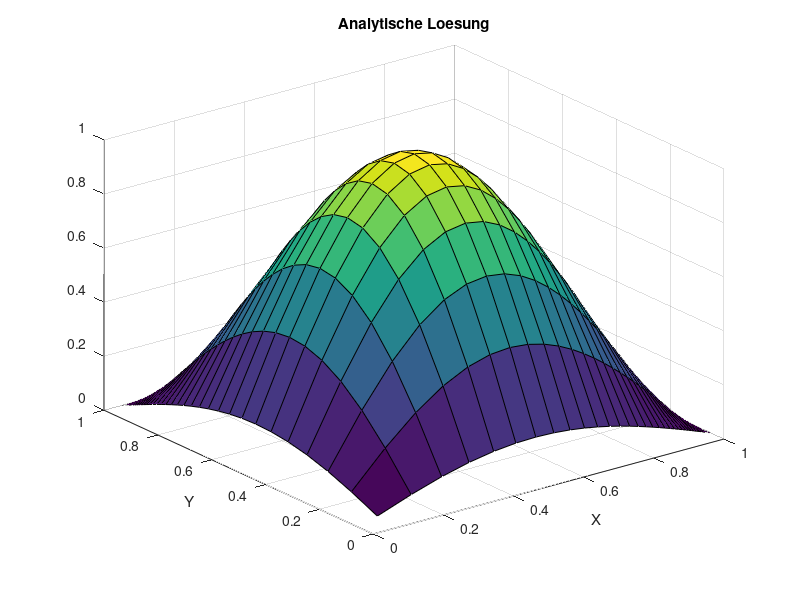
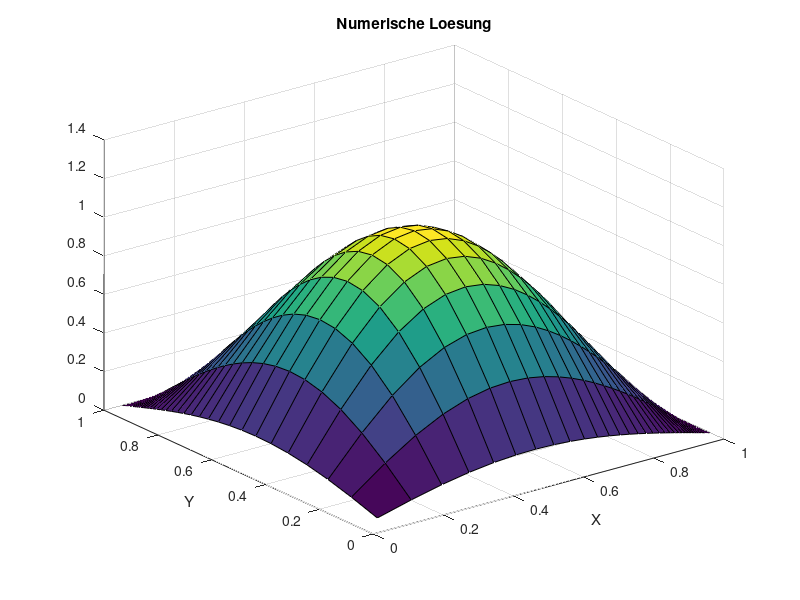
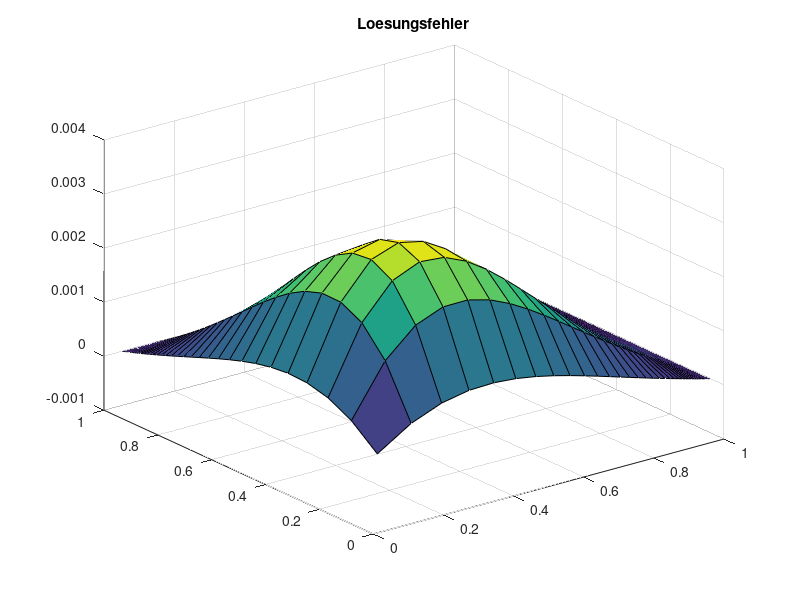
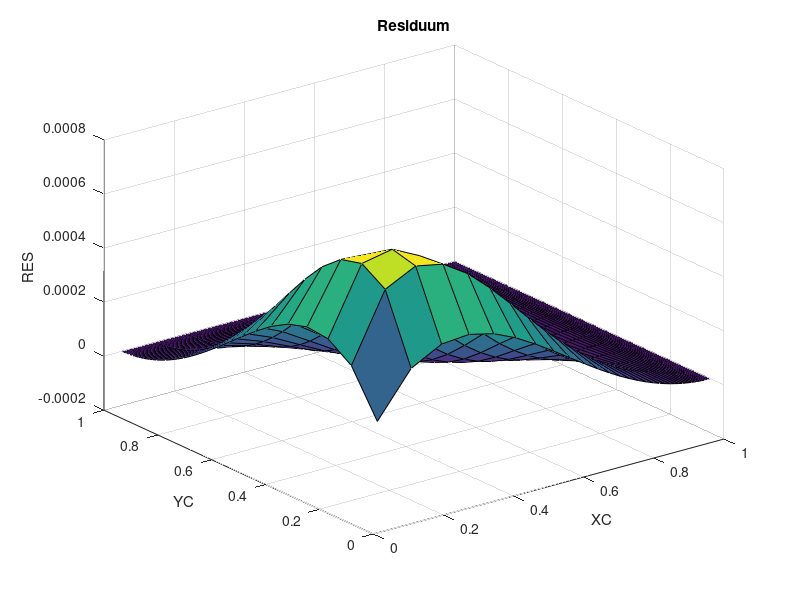

The MATLAB script that drew these images, in order:
clc
clear all
close all
SOL=@(x,y) sin(pi*x)*sin(pi*y);
MSOL=@(x,y) -2*pi^2*sin(pi*x)*sin(pi*y) + pi*cos(pi*x)*sin(pi*y) + pi*sin(pi*x)*cos(pi*y);
%SOL=@(x,y) sin(pi/2*x)*cos(pi/2*y);
%MSOL=@(x,y) -pi*sin(pi*x/2)*sin(pi*y/2)/2-pi^2*sin(pi*x/2)*cos(pi*y/2)/2+pi*cos(pi*x/2)*cos(pi*y/2)/2;
DIF=1.0;
KONV=1.0;
XMIN=0.0;
XMAX=1.0;
YMIN=0.0;
YMAX=1.0;
ALPHAX=0.9;
ALPHAY=0.9;
N=40; % KV's in einer Koordinatenrichtung, macht N^2 KV gesamt
NN=N*N;


X = zeros(1,N+1);
for I=1:N+1
  X(I) = XMIN + (ALPHAX^(I-1)-1)/(ALPHAX^N-1)*(XMAX-XMIN);
end
Y = zeros(1,N+1);
for I=1:N+1
  Y(I) = YMIN + (ALPHAY^(I-1)-1)/(ALPHAY^N-1)*(YMAX-YMIN);
end

NDIVS = 3;
% N halbieren
%for j=1:NDIVS
%idx =1;
%X2=0;
%for i=1:length(X)+1
  %if mod(i, 2)==1
    %X2(idx)=X(i);
    %idx=idx+1;
  %end
%end
%X=X2;
%N=length(X)-1;
%end

%for j=1:NDIVS
%idx =1;
%Y2=0;
%for i=1:length(Y)+1
  %if mod(i, 2)==1
    %Y2(idx)=Y(i);
    %idx=idx+1;
  %end
%end
%Y=Y2;
%N=length(Y)-1;
%end
%NN=N*N;

XC = (X(1:N)+X(2:N+1))/2;
YC = (Y(1:N)+Y(2:N+1))/2;
XCR = [XMIN, XC, XMAX];
YCR = [YMIN, YC, YMAX];

%%% ANALYTISCHE LÖSUNG
TA = zeros(N, N);
for I=1:N
  for J=1:N
    TA(I, J)=SOL(XC(I), YC(J));
  end
end

figure(1)
surf(XC, YC, TA');
title('Analytische Loesung')
xlabel('X')
ylabel('Y')

%%% FVM Lösung

% Randbedingungen
for I=1:N RBS(I)=SOL(XC(I), 0); end
for I=1:N RBN(I)=SOL(XC(I), 1); end
for I=1:N RBE(I)=SOL(1, YC(I)); end
for I=1:N RBW(I)=SOL(0, YC(I)); end

% Koeffizienten speichern
AP = zeros(N);
AE = zeros(N);
AN = zeros(N);
AW = zeros(N);
AS = zeros(N);

for I=1:N
  for J=1:N
    DX = X(I+1)-X(I);
    DY = Y(J+1)-Y(J);

    DXE = XCR(I+2)-XCR(I+1);
    DXW = XCR(I+1)-XCR(I);

    DYN = YCR(J+2)-YCR(J+1);
    DYS = YCR(J+1)-YCR(J);

    AE(I,J) = DIF*DY/DXE;
    AW(I,J) = DIF*DY/DXW;
    AN(I,J) = DIF*DX/DYN;
    AS(I,J) = DIF*DX/DYS;

    AP(I,J) = -AE(I,J)-AN(I,J)-AW(I,J)-AS(I,J);

    DCDSE = (X(I+1)-XCR(I+1))/DXE;
    DCDSW = (XCR(I+1)-X(I))/DXW;
    DCDSN = (Y(J+1)-YCR(J+1))/DYN;
    DCDSS = (YCR(J+1)-Y(J))/DYS;

    AEK(I,J) = KONV * DCDSE * DY;
    AWK(I,J) =-KONV * DCDSW * DY;
    ANK(I,J) = KONV * DCDSN * DX;
    ASK(I,J) =-KONV * DCDSS * DX;

    APK(I,J) = KONV*((1-DCDSE)-(1-DCDSW))*DY+KONV*((1-DCDSN)-(1-DCDSS))*DX;

    AK(I,J) = KONV;
  end
end

% Gesamtgleichungssystem aufstellen
A = zeros(NN);
b = zeros(NN, 1);

for J=1:N
  for I=1:N
    IDX = (J-1)*N + I;

    DX = X(I+1)-X(I);
    DY = Y(J+1)-Y(J);
    b(IDX) = MSOL(XC(I),YC(J))*DX*DY;

    % Hauptdiagonale
    A(IDX, IDX) = AP(I,J) + APK(I,J);
    A2(IDX,IDX) = APK(I,J);

    % Westliche Nebendiagonale
    if mod(IDX,N)==1
      b(IDX) = b(IDX) - AW(I,J)*RBW(J) + AK(I,J)*RBW(J);
    else
      A(IDX, IDX-1) = AW(I,J) + AWK(I,J);
    end

    % Östliche Nebendiagonale
    if mod(IDX,N)==0
      b(IDX) = b(IDX) - AE(I,J)*RBE(J) - AK(I,J)*RBE(J);
    else
      A(IDX, IDX+1) = AE(I,J) + AEK(I,J);
    end

    % Nördliche Nebendiagonale
    if IDX > NN-N
      b(IDX) = b(IDX) - AN(I,J)*RBN(I) + AK(I,J)*RBN(I);
    else
      A(IDX, IDX+N) = AN(I,J) + ANK(I,J);
    end

    % Südliche Nebendiagonale
    if IDX <= N
      b(IDX) = b(IDX) - AS(I,J)*RBS(I) - AK(I,J)*RBS(I);
    else
      A(IDX, IDX-N) = AS(I,J) + ASK(I,J);
    end
  end
end

t=A\b;
T=reshape(t,N,N);

% mit Randwerten
T2 = zeros(N+2);
T2(2:N+1,2:N+1) = T;

figure(2)
surf(XC, YC, T');
title('Numerische Loesung')
xlabel('X')
ylabel('Y')


%%% Lösungsfehler berechnen
SERR=0.0;
ERR=zeros(N);
for I=1:N
  for J=1:N
    ERR(I,J)=T(I, J)-TA(I, J);
    SERR=SERR+ERR(I,J)^2;
  end
end
SERR=sqrt(SERR/NN);

figure(3)
surf(XC, YC, ERR');
title('Loesungsfehler')

fprintf('Summierter Fehler %16.10e NN=%g\n', SERR, NN);

%%% ORDNUNG  BESTIMMEN
ERR5=5.7803454106e-02;
ERR10=9.2055921584e-03;
ERR20=2.0604562105e-03;
ERR40=5.0728031553e-04;
op=log((ERR5)/(ERR10))/log(2);
fprintf('Ordnung des Verfahrens %16.10e \n',op  );
op=log((ERR10)/(ERR20))/log(2);
fprintf('Ordnung des Verfahrens %16.10e \n',op  );
op=log((ERR20)/(ERR40))/log(2);
fprintf('Ordnung des Verfahrens %16.10e \n',op  );



%%% RESIDUUM BERECHNEN
s=zeros(N);
for I=1:N
  for J=1:N
    s(I, J)=SOL(XC(I), YC(J));
  end
end

s=reshape(s, NN, 1);

RES=A*s-b;

RES2 = reshape(RES, N, N);

figure(4)
surf(XC, YC, RES2');

xlabel('XC')
ylabel('YC')
zlabel('RES')
title('Residuum')

%%% Truncation Error berechnen

% b ohne Randwerte
TERR=zeros(N);
b=zeros(N);
for I=1:N
  for J=1:N
    DX = X(I+1)-X(I);
    DY = Y(J+1)-Y(J);
    b(I,J) = MSOL(XC(I),YC(J))*DX*DY;
  end
end

for I=3:N-2
  for J=3:N-2
    % benötigte Werte zwischenspeichern
    XEE=XCR(I+3);
    XE=XCR(I+2);
    XP=XCR(I+1);
    XW=XCR(I);
    XWW=XCR(I-1);
    Xe=X(I+1);
    Xee=X(I+2);
    Xw=X(I);
    Xww=X(I-1);

    DX = Xe-Xw;

    YNN=YCR(J+3);
    YN=YCR(J+2);
    YP=YCR(J+1);
    YS=YCR(J);
    YSS=YCR(J-1);
    Yn=Y(J+1);
    Ynn=Y(J+2);
    Ys=Y(J);
    Yss=Y(J-1);

    DY = Yn-Ys;

    fE=b(I+1,J);
    fP=b(I,J);
    fW=b(I-1,J);
    fN=b(I,J+1);
    fS=b(I,J-1);

    TEE=T(I+2,J);
    TE=T(I+1,J);
    TP=T(I,J);
    TW=T(I-1,J);
    TWW=T(I-2,J);
    TN=T(I,J+1);
    TNN=T(I,J+2);
    TS=T(I,J-1);
    TSS=T(I,J-2);


    DX = X(I+1)-X(I);
    DY = Y(J+1)-Y(J);

    % Source Term
    TERRSO = 1/2*((fE-fP)/((XE-XP)*DX) - (fP-fW)/((XP-XW)*DX))...
           * ((Xe-XP)^3 - (Xw-XP)^3)/3*DY...
          + 1/2*((fN-fP)/((YN-YP)*DY) - (fP-fS)/((YP-YS)*DY))...
           * ((Yn-YP)^3 - (Ys-YP)^3)/3*DX;

    TERRE = 1/(2*(XE-XP))*((TEE-TP)/(XEE-XP)-(TE-TW)/(XE-XW))...
      * (((XP-Xe)^2-(XE-Xe)^2)/(XE-XP))...
      + (1/(Xee-Xe)*((TEE-TE)/(XEE-XE)-(TE-TP)/(XE-XP)) - 1/(Xe-Xw)*((TE-TP)/(XE-XP)-(TP-TW)/(XP-XW)))...
      * 1/(6*(XE-XP))*(((XP-Xe)^3-(XE-Xe)^3)/(XE-XP));

    TERRW = 1/(2*(XP-XW))*((TE-TW)/(XE-XW)-(TP-TWW)/(XP-XWW))...
      * (((XW-Xw)^2-(XP-Xw)^2)/(XP-XW))...
      + (1/(Xe-Xw)*((TE-TP)/(XE-XP)-(TP-TW)/(XP-XW)) - 1/(Xw-Xww)*((TP-TW)/(XP-XW)-(TW-TWW)/(XW-XWW)))...
      * 1/(6*(XP-XW))*(((XW-Xw)^3-(XP-Xw)^3)/(XP-XW));

    TERRN = 1/(2*(YN-YP))*((TNN-TP)/(YNN-YP)-(TN-TS)/(YN-YS))...
      * (((YP-Yn)^2-(YN-Yn)^2)/(YN-YP))...
      + (1/(Ynn-Yn)*((TNN-TN)/(YNN-YN)-(TN-TP)/(YN-YP)) - 1/(Yn-Ys)*((TN-TP)/(YN-YP)-(TP-TS)/(YP-YS)))...
      * 1/(6*(YN-YP))*(((YP-Yn)^3-(YN-Yn)^3)/(YN-YP));

    TERRS = 1/(2*(YP-YS))*((TN-TS)/(YN-YS)-(TP-TSS)/(YP-YSS))...
      * (((YS-Ys)^2-(YP-Ys)^2)/(YP-YS))...
      + (1/(Yn-Ys)*((TN-TP)/(YN-YP)-(TP-TS)/(YP-YS)) - 1/(Ys-Yss)*((TP-TS)/(YP-YS)-(TS-TSS)/(YS-YSS)))...
      * 1/(6*(YP-YS))*(((YS-Ys)^3-(YP-Ys)^3)/(YP-YS));

  TERRKE = 1/(2*(Xe-Xw))*((TE-TP)/(XE-XP) - (TP-TW)/(XP-XW))*(Xe-XE)*(Xe-XP)...
      + 1/6*(Xe-XP)/DX*((Xe-XP)^2-(XE-XP)^2)...
      * (1/(XE-XP)*((TEE-TP)/(XEE-XP)-(TE-TW)/(XE-XW)) - 1/(XP-XW)*((TE-TW)/(XE-XW) - (TP-TWW)/(XP-XWW)));

  TERRKW = 1/(2*(Xe-Xw))*((TE-TP)/(XE-XP) - (TP-TW)/(XP-XW))*(Xw-XW)*(Xw-XP)...
      + 1/6*(Xw-XP)/DX*((Xw-XP)^2-(XW-XP)^2)...
      * (1/(XE-XP)*((TEE-TP)/(XEE-XP)-(TE-TW)/(XE-XW)) - 1/(XP-XW)*((TE-TW)/(XE-XW) - (TP-TWW)/(XP-XWW)));

  TERRKN = 1/(2*(Yn-Ys))*((TN-TP)/(YN-YP) - (TP-TS)/(YP-YS))*(Yn-YN)*(Yn-YP)...
      + 1/6*(Yn-YP)/DY*((Yn-YP)^2-(YN-YP)^2)...
      * (1/(YN-YP)*((TNN-TP)/(YNN-YP)-(TN-TS)/(YN-YS)) - 1/(YP-YS)*((TN-TS)/(YN-YS) - (TP-TSS)/(YP-YSS)));

  TERRKS = 1/(2*(Yn-Ys))*((TN-TP)/(YN-YP) - (TP-TS)/(YP-YS))*(Ys-YS)*(Ys-YP)...
      + 1/6*(Ys-YP)/DY*((Ys-YP)^2-(YS-YP)^2)...
      * (1/(YN-YP)*((TNN-TP)/(YNN-YP)-(TN-TS)/(YN-YS)) - 1/(YP-YS)*((TN-TS)/(YN-YS) - (TP-TSS)/(YP-YSS)));

    TERR(I,J) = TERRSO - TERRE + TERRW - TERRN + TERRS...
                       -TERRKE +TERRKW -TERRKN +TERRKS;
  end
end

figure(5)

surf(XC, YC, TERR');
title('TE');


RESTE = RES2-TERR;
figure(6)
surf(XC(3:N-2), YC(3:N-2), RESTE(3:N-2, 3:N-2)');
title('RES-TE');
